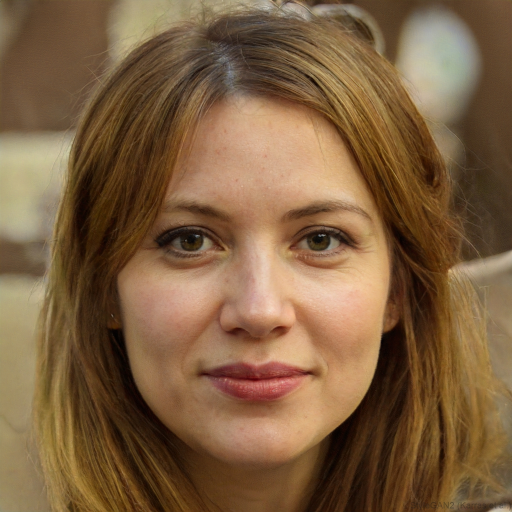
#> input picture Documents/Ollama/kyc_redact/face_real.jpg, 1024 x 1024 px (shown at 1/2 size)
$ python make_sample_real.py
#> lines starting #> are read from the running program, lines starting #| are printed output that depends on the picture
### Documents/Ollama/kyc_redact/make_sample.py
"""Generate a synthetic mock Aadhaar-style card with FAKE data for testing.

No real PII. The Aadhaar number is generated with a valid Verhoeff checksum so the
pipeline's checksum path is exercised. The portrait is a simple synthetic face.
"""
import numpy as np
from PIL import Image, ImageDraw, ImageFont
from detectors import _VERHOEFF_D, _VERHOEFF_P

# inverse table for Verhoeff checksum-digit generation
_INV = [0, 4, 3, 2, 1, 5, 6, 7, 8, 9]


def verhoeff_checksum(number: str) -> str:
    c = 0
    for i, item in enumerate(reversed(number)):
        c = _VERHOEFF_D[c][_VERHOEFF_P[(i + 1) % 8][int(item)]]
    return str(_INV[c])


def make_aadhaar():
    base = "23456789012"          # 11 digits, leading 2 (valid: not 0/1)
    return base + verhoeff_checksum(base)


def font(size):
    for p in ["/System/Library/Fonts/Supplemental/Arial.ttf",
              "/Library/Fonts/Arial.ttf",
              "/System/Library/Fonts/Helvetica.ttc"]:
        try:
            return ImageFont.truetype(p, size)
        except Exception:
            continue
    return ImageFont.load_default()


# [42 lines left out: functions draw_face, main, not called in this run]


# [2 lines that do not run on import are left out]

### Documents/Ollama/kyc_redact/make_sample_real.py
"""Mock Aadhaar-style card with a REAL (GAN-generated, not a real person) face
photo composited into the portrait box, so YuNet face detection can be exercised."""
import os
from PIL import Image, ImageDraw, ImageFont
from make_sample import make_aadhaar, font


def main():
    W, H = 1000, 620
    img = Image.new("RGB", (W, H), (252, 250, 245))
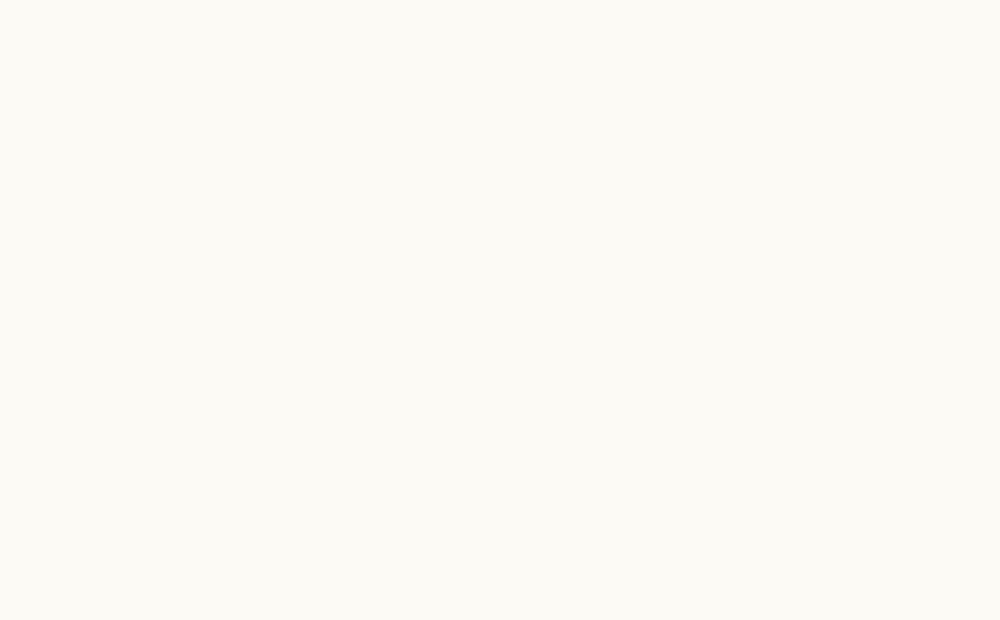
#> img: PIL image 1000x620 RGB; mean R, G, B 252, 250, 245
    d = ImageDraw.Draw(img)

    aadhaar = make_aadhaar()
    aadhaar_fmt = f"{aadhaar[0:4]} {aadhaar[4:8]} {aadhaar[8:12]}"

    d.rectangle([0, 0, W, 70], fill=(247, 130, 30))
    d.rectangle([0, H - 30, W, H], fill=(20, 110, 60))
    d.text((90, 22), "Government of India", font=font(30), fill=(255, 255, 255))

    # composite real face into portrait box
    box = (60, 130, 260, 380)  # x0,y0,x1,y1
    if os.path.exists("face_real.jpg"):
        face = Image.open("face_real.jpg").convert("RGB")
#> face is the input picture: PIL image 1024x1024 RGB; mean R, G, B 126.1, 95.7, 64.4
        face = face.resize((box[2] - box[0], box[3] - box[1]))
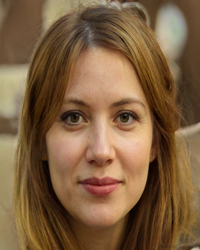
#> face: PIL image 200x250 RGB; mean R, G, B 126.1, 95.6, 64.4
        img.paste(face, (box[0], box[1]))
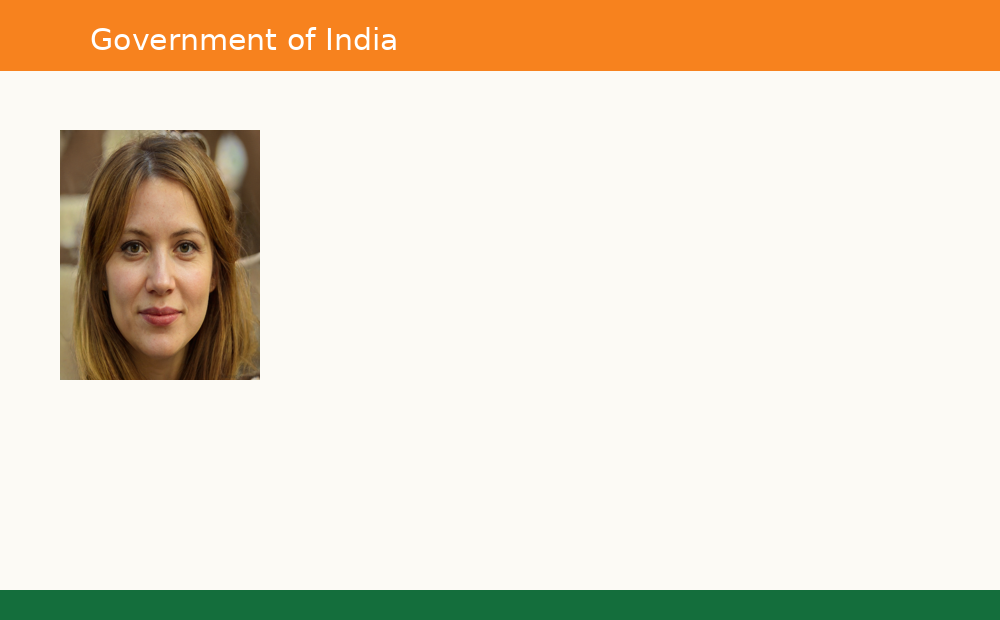
#> img: PIL image 1000x620 RGB; mean R, G, B 230.1, 217.4, 197.6
    d.rectangle(box, outline=(120, 120, 120), width=2)

    x = 300
    d.text((x, 120), "Name:  Ravi Kumar Sharma", font=font(28), fill=(0, 0, 0))
    d.text((x, 165), "Father: Mohan Lal Sharma", font=font(26), fill=(0, 0, 0))
    d.text((x, 205), "DOB:   14/08/1990", font=font(26), fill=(0, 0, 0))
    d.text((x, 245), "Mobile: 9876543210", font=font(26), fill=(0, 0, 0))
    d.text((x, 290), "Address: 12 MG Road,", font=font(22), fill=(0, 0, 0))
    d.text((x, 320), "Bengaluru, Karnataka 560001", font=font(22), fill=(0, 0, 0))

    d.text((300, 430), aadhaar_fmt, font=font(54), fill=(0, 0, 0))
    d.text((300, 500), "PAN: ABCPK1234L", font=font(28), fill=(0, 0, 0))

    img.save("sample_real.png")
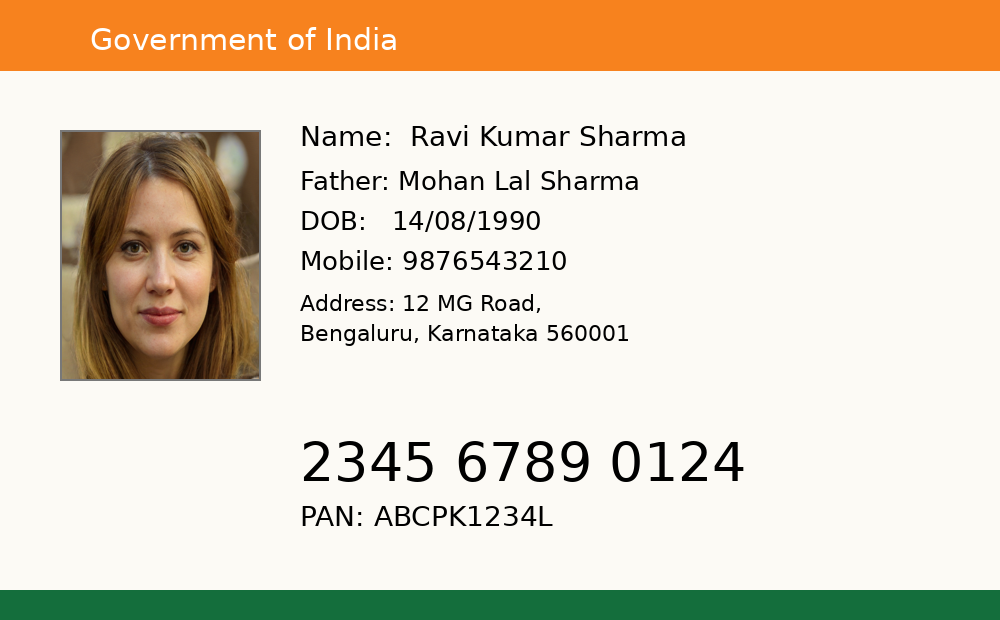
#> saved as sample_real.png: PIL image 1000x620 RGB; mean R, G, B 223.6, 211.1, 191.4
    print("Wrote sample_real.png  | Aadhaar:", aadhaar_fmt)


if __name__ == "__main__":
    main()
